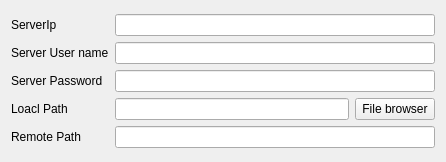
<?xml version="1.0" encoding="UTF-8"?>
<ui version="4.0">
 <class>ServerInfoConfigration</class>
 <widget class="QWidget" name="ServerInfoConfigration">
  <property name="windowModality">
   <enum>Qt::WindowModal</enum>
  </property>
  <property name="geometry">
   <rect>
    <x>0</x>
    <y>0</y>
    <width>446</width>
    <height>162</height>
   </rect>
  </property>
  <property name="windowTitle">
   <string>ServerInfoConfigration</string>
  </property>
  <layout class="QGridLayout" name="gridLayout_2">
   <item row="0" column="0">
    <layout class="QGridLayout" name="gridLayout">
     <item row="0" column="0">
      <layout class="QVBoxLayout" name="verticalLayout">
       <item>
        <widget class="QLabel" name="label">
         <property name="text">
          <string>ServerIp</string>
         </property>
        </widget>
       </item>
       <item>
        <widget class="QLabel" name="label_2">
         <property name="text">
          <string>Server User name</string>
         </property>
        </widget>
       </item>
       <item>
        <widget class="QLabel" name="label_3">
         <property name="text">
          <string>Server Password</string>
         </property>
        </widget>
       </item>
       <item>
        <widget class="QLabel" name="label_4">
         <property name="text">
          <string>Loacl Path</string>
         </property>
        </widget>
       </item>
       <item>
        <widget class="QLabel" name="label_5">
         <property name="text">
          <string>Remote Path</string>
         </property>
        </widget>
       </item>
      </layout>
     </item>
     <item row="0" column="1">
      <layout class="QVBoxLayout" name="verticalLayout_2">
       <item>
        <widget class="QLineEdit" name="lineEdit_IP"/>
       </item>
       <item>
        <widget class="QLineEdit" name="lineEdit_UserName"/>
       </item>
       <item>
        <widget class="QLineEdit" name="lineEdit_Password">
         <property name="echoMode">
          <enum>QLineEdit::Password</enum>
         </property>
        </widget>
       </item>
       <item>
        <layout class="QHBoxLayout" name="horizontalLayout">
         <item>
          <widget class="QLineEdit" name="lineEdit_LocalPath"/>
         </item>
         <item>
          <widget class="QPushButton" name="pushButton_FileBrowser">
           <property name="text">
            <string>File browser</string>
           </property>
          </widget>
         </item>
        </layout>
       </item>
       <item>
        <widget class="QLineEdit" name="lineEdit_RemotePath"/>
       </item>
      </layout>
     </item>
    </layout>
   </item>
  </layout>
 </widget>
 <layoutdefault spacing="6" margin="11"/>
 <resources/>
 <connections/>
</ui>
